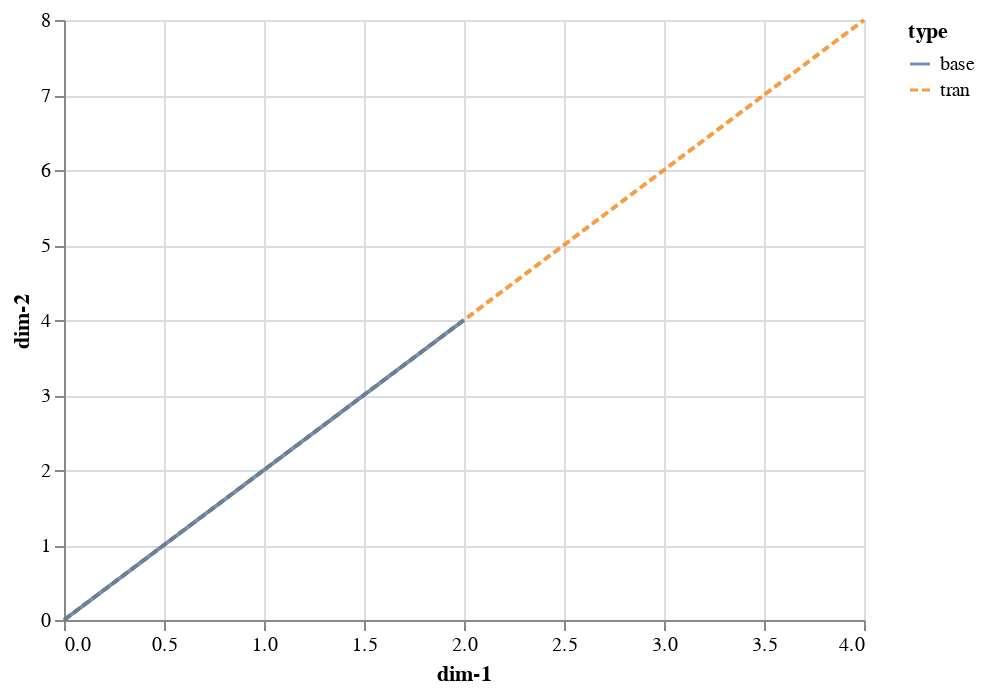

The cell this chart's notebook holds for it:
### Markdown cell above
We see that the resulting scaled vector ('tran') is indeed two times the original vector ('base'). Now let's plot. The light blue line solid line represents the original vector, whereas the dashed orange line represents the scaled vector.

### Code cell
chart = alt.Chart(df).mark_line(opacity=0.8).encode(
    x='dim-1',
    y='dim-2',
    color='type',
    strokeDash='type')

chart

### Figure 1 — Vega-Lite specification as saved in the notebook (floating-point values rounded to 4 significant figures)
{"config": {"view": {"continuousWidth": 400, "continuousHeight": 300}}, "data": {"name": "data-9f7a3cb65390d8e1f055fe5dbda17177"}, "mark": {"type": "line", "opacity": 0.8}, "encoding": {"color": {"type": "nominal", "field": "type"}, "strokeDash": {"type": "nominal", "field": "type"}, "x": {"type": "quantitative", "field": "dim-1"}, "y": {"type": "quantitative", "field": "dim-2"}}, "$schema": "https://vega.github.io/schema/vega-lite/v4.8.1.json", "datasets": {"data-9f7a3cb65390d8e1f055fe5dbda17177": [{"dim-1": 0.0, "dim-2": 0.0, "type": "tran"}, {"dim-1": 4.0, "dim-2": 8.0, "type": "tran"}, {"dim-1": 0.0, "dim-2": 0.0, "type": "base"}, {"dim-1": 2.0, "dim-2": 4.0, "type": "base"}]}}
